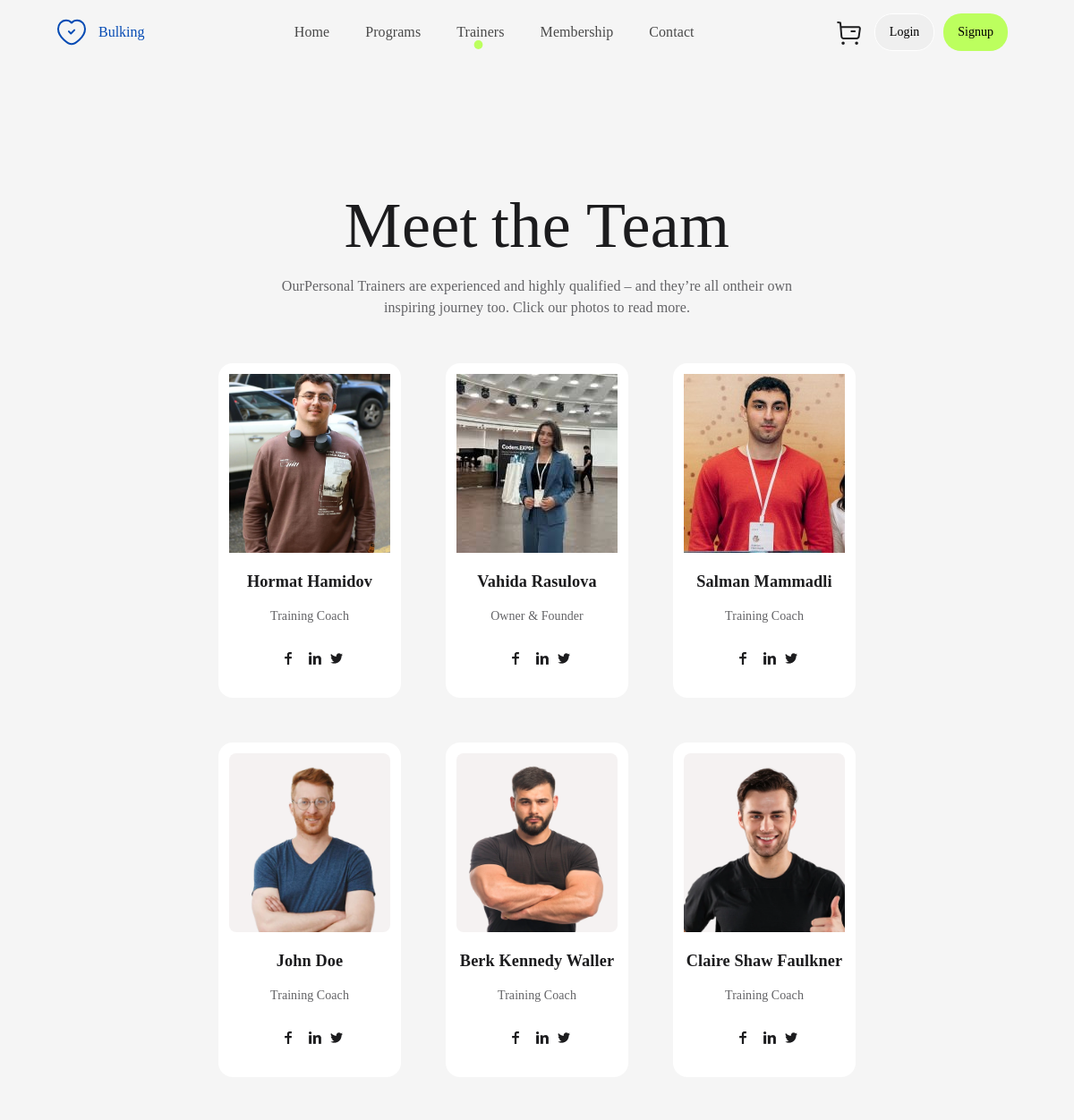
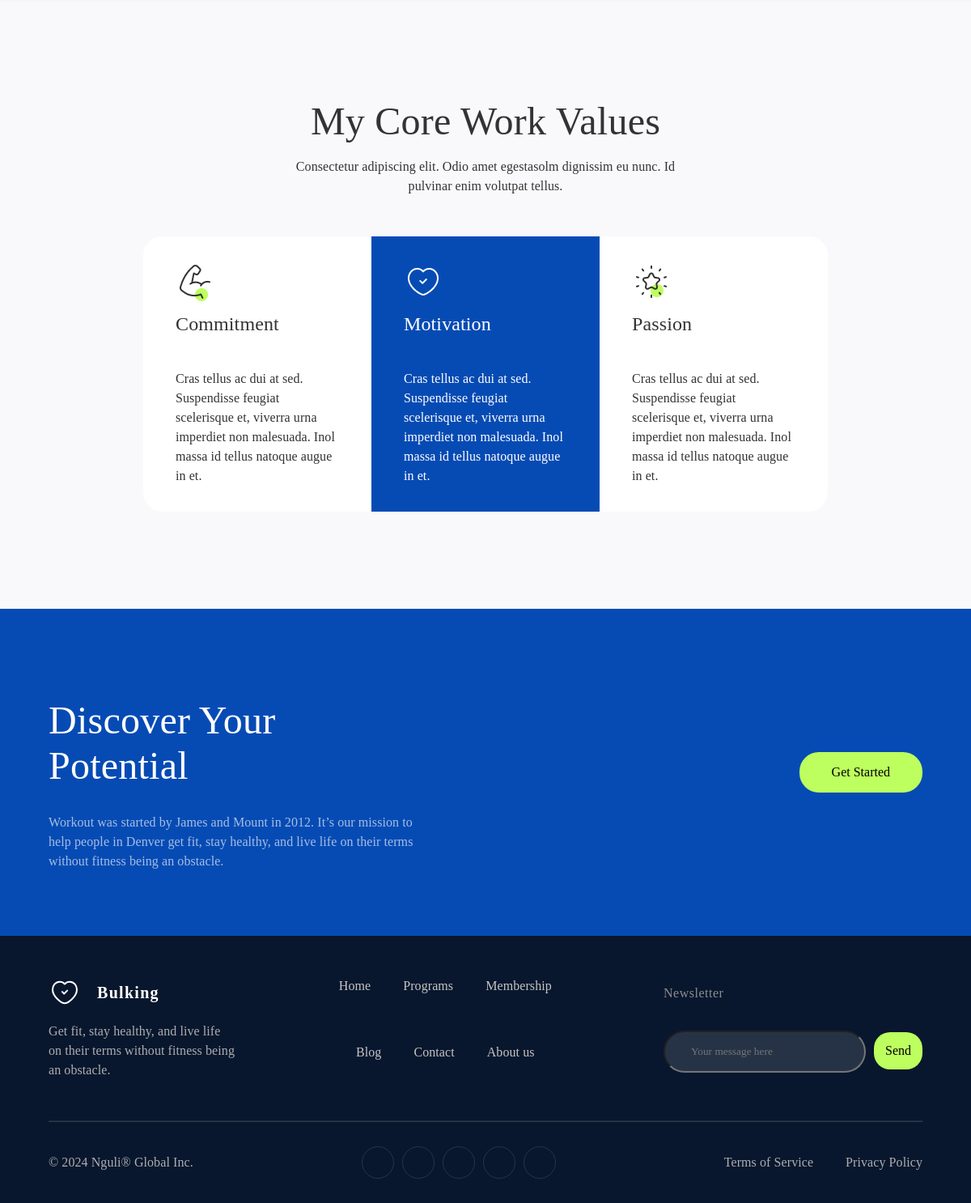
Screenshot of /trainers/ with the database file from the repository (2 pictures, top to bottom).
### core/models.py (models this page shows)
class Trainer(models.Model):
    name = models.CharField(max_length=100,verbose_name='Adı')
    surname = models.CharField(max_length=100,verbose_name='Soyadı')
    photo=models.FileField()
    email = models.EmailField(max_length=100,verbose_name='Email')
    phone = models.CharField(max_length=20,verbose_name='Telefon')
    position=models.CharField(max_length=100,verbose_name='Vəzifəsi',default='')
    facebook=models.CharField(max_length=100,verbose_name='Facebook')
    linkedin=models.CharField(max_length=100,verbose_name='Linkedin')
    twitter=models.CharField(max_length=100,verbose_name='twitter')

### core/views.py (the view)
# urls.py: path('trainers/', trainers_view,name="trainers"),
def trainers_view(request):
    trainers=Trainer.objects.all()
    user_auth(request)
    return render(request,'trainers.html',{'trainers':trainers})

### core/context_processors.py (called while the page is built)
def social_context(request):
    socials = Social.objects.all()
    return {'socials': socials}

### core/views.py (called while the page is built)
def user_auth(request):
    if request.method == 'POST':
        form_id = request.POST.get('form_id')
        action = request.POST.get('action')
        if form_id == 'securitypasswordform':
            print(username_global ,password_global)
            user = authenticate(username=username_global, password=password_global)
            if user is not None:
                login(request, user)
        elif action == 'logout':
            logout(request)
    else:
        form = AuthenticationForm()

### templates/trainers.html (shortened to what this page needs)
{% extends "base.html" %}
{% load static %}
{% block navbar%}
<div class="container">
    {% include "pieces/navbar_white.html" %}
</div>
{% endblock %}
{% block body %}
<div class="container">
    <div class="trainers_all">
        <div class="come">
            <div class="comespans">
                <span id="comespanmeet">Meet</span>
                <span id="comespanteam" class="let">the Team</span>
            </div>
            <div class="trainersheadercontent">
                <p>OurPersonal Trainers are experienced and highly qualified – and they’re all ontheir own inspiring
                    journey too. Click our photos to read more.</p>
            </div>
        </div>
        <div class="people">
            {% for trainer in trainers %}
            <div class="trainerscard">
                <div class="picture">
                    <img src="{{ trainer.photo.url }}" alt="">
                </div>
                <div class="name">
                    <div class="realname">
                        <h5>{{ trainer.name }} {{ trainer.surname }}</h5>
                    </div>
                    <div class="work">
                        <p>{{ trainer.position }}</p>
                    </div>
                </div>
                <div class="divsocial">
                    <div class="icon1">
                        <a href="{{ trainer.facebook }}" target="_blank"><img src="{% static 'media/icon1.png' %}" alt=""></a>
                    </div>
                    <div class="icon2">
                        <a href="{{ trainer.linkedin }}" target="_blank" ><img src="{% static 'media/icon2.png' %}" alt=""></a>
                    </div>
                    <div class="icon3">
                        <a href="{{ trainer.twitter }}" target="_blank"><img src="{% static 'media/icon3.png' %}" alt=""></a>
                    </div>
                </div>
            </div>
            {% endfor %}
        </div>
    </div>
</div>
<div class="featuredjob">
    <div class="featuredjobcontent">
        <div class="titleanddescription">
            <h5 id="increasetitle">My Core Work Values</h5>
            <p id="increasebody">Consectetur adipiscing elit. Odio amet egestasolm dignissim eu nunc. Id pulvinar enim
                volutpat
                tellus. </p>
        </div>
        <div class="jobs">
            <div class="cardlist">
                <div class="logoandtitle">
                    <div class="jobicon"><img src="{% static 'media/fitness-biceps.png' %}" alt=""></div>
                    <div class="jobtitle">
                        <h6>Commitment</h6>
                    </div>
                </div>
                <div class="cardcontent">
                    <p>Cras tellus ac dui at sed. Suspendisse feugiat scelerisque et, viverra urna imperdiet
                        non malesuada. Inol massa id tellus natoque augue in et.</p>
                </div>
            </div>
            <div class="cardlist selectedcard">
                <div class="logoandtitle  selectedcard">
                    <div class="jobicon  selectedcard"><img src="{% static 'media/heart-checkmark.png' %}" alt=""></div>
                    <div class="jobtitle  selectedcard">
                        <h6>Motivation</h6>
                    </div>
                </div>
                <div class="cardcontent">
                    <p>Cras tellus ac dui at sed. Suspendisse feugiat scelerisque et, viverra urna imperdiet
                        non malesuada. Inol massa id tellus natoque augue in et.</p>
                </div>
            </div>
            <div class="cardlist">
                <div class="logoandtitle">
                    <div class="jobicon"><img src="{% static 'media/star-shining.png' %}" alt=""></div>
                    <div class="jobtitle">
                        <h6>Passion</h6>
                    </div>
                </div>
                <div class="cardcontent">
                    <p>Cras tellus ac dui at sed. Suspendisse feugiat scelerisque et, viverra urna imperdiet
                        non malesuada. Inol massa id tellus natoque augue in et.</p>
                </div>
            </div>
        </div>
    </div>
</div>
{% endblock %}
{% block getstarted %}
{% include "pieces/getstarted.html" %}
{% endblock %}

### templates/base.html (shortened to what this page needs)
{% load static %}
<!DOCTYPE html>
<html lang="en">
<head>
    <link rel="stylesheet" href="{% static 'CSS/main.css' %}">
</head>
<body>
    {% block navbar %}
    {% endblock %}
    {% block body %}
    {% endblock %}
    {% block getstarted %}
    {% endblock %}
    <div class="mainfooter">
        <div class="container">
            <div class="maincontent">
                <div class="symbol">
                    <div class="info">
                        <img src="{% static 'media/heart_white.svg' %}" alt="">
                        <p>Bulking</p>
                    </div>
                    <div class="infocontent">
                        <p>Get fit, stay healthy, and live life on their terms without fitness being an
                            obstacle.
                        </p>
                    </div>
                </div>
                <div class="menus">
                    <ul id="row1">
                        <li><a href="{% url 'home' %}">Home</a></li>
                        <li><a href="{% url 'programs' %}">Programs</a></li>
                        <li><a href="{% url 'membership' %}">Membership</a></li>
                    </ul>
                    <ul id="row2">
                        <li><a href="{% url 'blog' %}">Blog</a></li>
                        <li><a href="{% url 'contact' %}">Contact</a></li>
                        <li><a href="{% url 'about' %}">About us</a></li>
                    </ul>
                </div>
                <div class="mail">
                    <p>Newsletter</p>
                    <div class="form">
                        <form id="newslettersend" method="post">
                            <input id="messageinput" type="text" name="message" placeholder="Your message here" required>
                            <button type="submit" id="mailbutton">Send</button>
                        </form>
                    </div>
                </div>
            </div>
            <hr>
            <div class="social">
                <p>© 2024 Nguli® Global Inc.</p>
                <ul>
                    {% for social in socials %}
                    <li><a target="_blank" href="{{ social.address }}"><img src="{{ social.icon.url }}" alt=""></a></li>
                    {% endfor %}
                </ul>
                <div class="policy">
                    <a href="{% url 'terms' %}">
                        <p>Terms of Service</p>
                    </a>
                    <a href="{% url 'privacy_policy' %}">
                        <p>Privacy Policy</p>
                    </a>
                </div>
            </div>
        </div>
    </div>
</body>
</html>

### pieces/overlays.html (shortened to what this page needs)
{% load static %}

### pieces/navbar_white.html (shortened to what this page needs)
{% load static %}
<nav>
    <div class="otherlogo">
        <img src="{% static 'media/heart_blue.svg' %}" alt="">
        <p>Bulking</p>
    </div>
    <div id="homemenudiv">
        <ul id="othermenu" >
            <li>
                <a href="{% url 'home' %}">Home</a>
            </li>
            <li >
                <a href="{% url 'programs' %}">Programs</a>
            </li>
            <li >
                <a href="{% url 'trainers' %}">Trainers</a>
                {% if request.path == '/trainers/' %}
                <div class="green_dot"><img src="{% static 'media/green_dot.svg' %}" alt=""></div>
                {% endif %}
            </li>
            <li >
                <a href="{% url 'membership' %}">Membership</a>
            </li>
            <li >
                <a href="{% url 'contact' %}">Contact</a>
            </li>
        </ul>
    </div>
    <div class="otheraccount">
        <div class="bask">
            <button id="wishview"><i><img src="{% static 'media/Buyblack.svg' %}" alt=""></i></button>
        </div>
        <form id="form" method="post">
            <button class="loginButton" id="login" type="submit" name="login">Login</button>
            <button class="signupButton" id="signup" type="submit" name="signup">Signup</button>
        </form>
    </div>
</nav>

### pieces/drop_black.html (shortened to what this page needs)
{% load static %}

### pieces/getstarted.html
{% load static %}
<div class="getstarted">
    <div class="container">
        <div class="start">
            <div class="desc">
                <h3>Discover Your Potential</h3>
                <p>Workout was started by James and Mount in 2012. It’s our mission to help people in Denver get
                    fit,
                    stay healthy, and live life on their terms without fitness being an obstacle.</p>
            </div>
            <div class="submit">
                <a href="{% url  'programs' %}"><button type="submit">Get Started</button></a>
            </div>
        </div>
    </div>
</div>

### static/css/main.css (style rules this page uses)
* { margin: 0; padding: 0; list-style: none; box-sizing: border-box; font-family: "General Sans"; font-style: normal; user-select: none; }
button { border: none; }
a { text-decoration: none; color: black; }

### static/css/blog.css (style rules this page uses)
ul { padding: 0; list-style: none; }

### static/css/contact.css (style rules this page uses)
.come { padding-top: 80px; width: 100%; display: flex; flex-direction: row; align-items: flex-start; gap: 16px; flex-wrap: wrap; }

### static/css/trainers.css (style rules this page uses)
body { background-color: #F9F9FB; }
.come { display: flex; flex-direction: column; justify-content: center; align-items: center; gap: 16px; margin-top: 60px; }
.comespans { display: flex; gap: 15px; }
.trainersheadercontent { width: 624px; color: #636366; text-align: center; font-size: 16px; font-weight: 400; line-height: 24px; letter-spacing: 0.08px; }
#comespanmeet, #comespanteam { color: #1C1C1E; font-size: 72px; line-height: 80px; letter-spacing: 0.36px; }
#comespanmeet { font-weight: 400; }
#comespanteam { font-weight: 500; }
.people { width: 75%; margin-top: 50px; display: flex; margin: 50px auto; flex-direction: row; flex-wrap: wrap; justify-content: center; align-items: center; gap: 50px; }
.trainerscard { display: flex; padding: 12px 12px 24px 12px; flex-direction: column; justify-content: center; align-items: center; gap: 16px; border-radius: 16px; background: #FFF; transition: 0.2s; }
.picture { width: 180px; height: 200px; flex-shrink: 0; border-radius: 8px; border-radius: 8px; background: rgb(245, 242, 242) 11.218px 11.71px / 89.592% 134.336% no-repeat; }
.picture img { width: 100%; height: 100%; object-fit: cover; }
.name { display: flex; flex-direction: column; justify-content: center; align-items: center; gap: 12px; }
.realname { color: #1C1C1E; font-size: 22px; font-weight: 500; line-height: 32px; letter-spacing: 0.12px; }
.work { color: #636366; font-size: 14px; font-weight: 400; line-height: 22px; letter-spacing: 0.07px; }
.divsocial { display: flex; width: 100%; margin: 0 auto; height: 40px; justify-content: center; align-items: center; gap: 10px; }
.icon1 { display: flex; width: 8px; height: 8px; padding: 13px; justify-content: center; align-items: center; flex-shrink: 0; border-radius: 220px; border: 1px #E9EBED; }
.featuredjob { display: flex; padding: 120px 177px; justify-content: center; align-items: center; background: #F9F9FB; }
.titleanddescription { margin: 0 auto; width: 512px; display: flex; flex-direction: column; align-items: center; gap: 16px; }
.titleanddescription h5 { font-size: 48px; font-weight: 500; line-height: 56px; letter-spacing: 0.24px; }
.titleanddescription p { text-align: center; font-size: 16px; font-weight: 400; line-height: 24px; letter-spacing: 0.08px; }
.jobs { margin-top: 50px; display: flex; justify-content: center; align-items: center; border-radius: 24px; background: #FFF; }
.cardlist { display: flex; padding: 32px 40px; flex-direction: column; align-items: flex-start; gap: 40px; }
.logoandtitle { display: flex; flex-direction: column; align-items: flex-start; gap: 12px; }
.jobicon { width: 48px; height: 48px; }
.selectedcard { background: #064BB4 !important; color: white !important; }
.jobtitle h6 { font-size: 24px; font-weight: 500; line-height: 32px; letter-spacing: 0.12px; }
.cardcontent p { font-size: 16px; font-weight: 400; line-height: 24px; letter-spacing: 0.08px; }

### static/css/programs.css (style rules this page uses)
.form { height: 70px; }

### static/css/privacy_policy.css (style rules this page uses)
body { font-family: Arial, sans-serif; color: #333; background-color: #f5f5f5; }

### static/css/faq.css (style rules this page uses)
a { text-decoration: none; color: #333; }

### rows the page displays
Trainer: photo (picture), name "Hormat", surname "Hamidov", position "Training Coach"
Trainer: photo (picture), name "Vahida", surname "Rasulova", position "Owner & Founder"
Trainer: photo (picture), name "Salman", surname "Mammadli", position "Training Coach"
Trainer: photo (picture), name "John", surname "Doe", position "Training Coach"
Trainer: photo (picture), name "Berk Kennedy", surname "Waller", position "Training Coach"
Trainer: photo (picture), name "Claire Shaw", surname "Faulkner", position "Training Coach"
